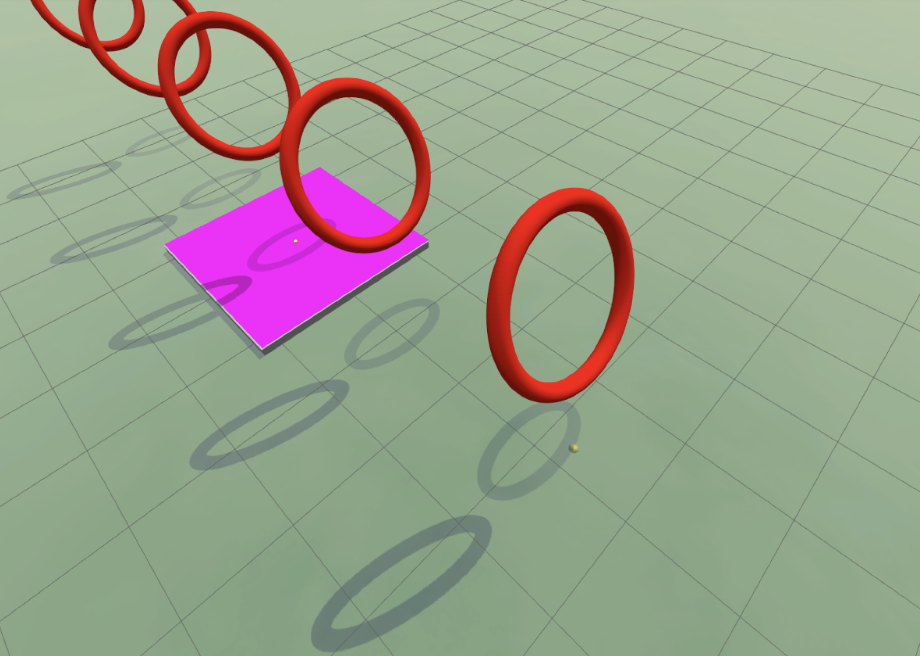
#> input picture img1.png, 920 x 656 px
$ python -i hoopDetectorAlgorithm.py   (imports and definitions only)
#> lines starting #> are read from the running program, lines starting #| are printed output that depends on the picture; after the words box and inside, x2 and y2 are one past the last pixel; in counts of white or black regions, pixels touching at a corner belong together
#> further down, picture is the input picture: shape (656, 920, 3); mean B, G, R 141.8, 161.1, 154
import numpy as np
import cv2
import math
from typing import Optional, Tuple, List, Dict, Any, Union
import os
from collections import deque
import random

# --- Configuration ---
RING_RAD_M_DEFAULT = 0.9144 / 2.0  # Basketball hoop radius
BASE_W, BASE_H = 960, 540
HFOV_DEG_DEFAULT = 78.0
TEMPORAL_MAX_DIST = 150.0

# --- RELAXED Detection Parameters for Debugging ---
MIN_CONTOUR_POINTS = 30  # Reduced from 50
MIN_CONTOUR_AREA = 25    # Reduced from 100
MIN_AXIS_LENGTH = 5      # Reduced from 10
MAX_AXIS_LENGTH = 1500   # Add upper bound
ELLIPSE_FIT_ERROR_THRESHOLD = 10.0  # DECREASED from 5.0 for stricter validation (as requested)
RANSAC_ITERATIONS = 300  # INCREASED from 50 to check more combinations (as requested)
RANSAC_MIN_POINTS = 5    # Reduced
RANSAC_SAMPLE_POINTS = 10
RANSAC_INLIER_THRESHOLD = 7.0  # Increased tolerance

# --- State Class for Temporal Tracking ---
class HoopTrackerState:
    """Stores the last known state of the tracked hoop."""
    # [49 lines left out: functions __init__, update, predict_next_position, mark_lost, get_default_K, not called in this run]

# --- Simple Ellipse Fitting with Validation ---
def fit_ellipse_with_validation(points):
    """
    Try multiple ellipse fitting methods and return the best one.
    """
    if len(points) < 5:
        return None, float('inf'), "too_few_points"

    best_ellipse = None
    best_error = float('inf')
    best_method = None

    # Method 1: Standard fitEllipse
    try:
        ellipse = cv2.fitEllipse(points)
        error = calculate_ellipse_error_simple(points, ellipse)
        if error < best_error:
            best_error = error
            best_ellipse = ellipse
            best_method = "fitEllipse"
    except:
        pass

    # Method 2: fitEllipseAMS (more robust)
    try:
        ellipse = cv2.fitEllipseAMS(points)
        error = calculate_ellipse_error_simple(points, ellipse)
        if error < best_error:
            best_error = error
            best_ellipse = ellipse
            best_method = "fitEllipseAMS"
    except:
        pass

    # Method 3: fitEllipseDirect (least squares)
    try:
        ellipse = cv2.fitEllipseDirect(points)
        error = calculate_ellipse_error_simple(points, ellipse)
        if error < best_error:
            best_error = error
            best_ellipse = ellipse
            best_method = "fitEllipseDirect"
    except:
        pass

    return best_ellipse, best_error, best_method

def calculate_ellipse_error_simple(points, ellipse):
    """Simplified error calculation."""
    (cx, cy), (MA, ma), angle = ellipse

    # Basic validation
    if MA < 1e-6 or ma < 1e-6:
        return float('inf')

    # Sample some points on the ellipse and find nearest distances
    num_samples = min(36, len(points))
    angles = np.linspace(0, 2*np.pi, num_samples)

    # Generate ellipse points
    a, b = MA/2, ma/2
    ellipse_points = []
    angle_rad = np.radians(angle)
    cos_a, sin_a = np.cos(angle_rad), np.sin(angle_rad)

    for theta in angles:
        x = a * np.cos(theta)
        y = b * np.sin(theta)
        # Rotate
        x_rot = x * cos_a - y * sin_a + cx
        y_rot = x * sin_a + y * cos_a + cy
        ellipse_points.append([x_rot, y_rot])

    ellipse_points = np.array(ellipse_points)

    # For each contour point, find distance to nearest ellipse point
    total_error = 0
    for pt in points:
        distances = np.linalg.norm(ellipse_points - pt, axis=1)
        total_error += np.min(distances)

    return total_error / len(points)

# --- SIMPLIFIED Detection using Saturation Channel ---
def detect_ellipses_fast_tuned(frame_bgr, debug=False) -> Tuple[List, Dict[str, np.ndarray]]:
    """
    Simplified detection focusing on saturation channel with better debugging.
    """
#> called with debug = False
    hsv = cv2.cvtColor(frame_bgr, cv2.COLOR_BGR2HSV)
#> hsv: shape (656, 920, 3); mean H, S, V 54.6, 56, 174.3
    S = hsv[:,:,1]
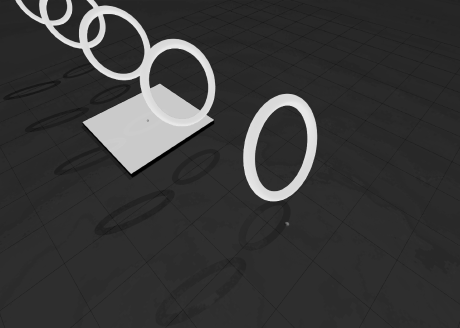
#> S: shape (656, 920) (shown at 1/2 size); min 0, max 234, mean 56

    # Visualization of saturation
    S_vis = cv2.cvtColor(S, cv2.COLOR_GRAY2BGR)
    S_vis = cv2.convertScaleAbs(S_vis, alpha=255.0/np.max(S)) if np.max(S) > 0 else S_vis

    # Binary threshold
    _, mask = cv2.threshold(S, 0, 255, cv2.THRESH_BINARY + cv2.THRESH_OTSU)
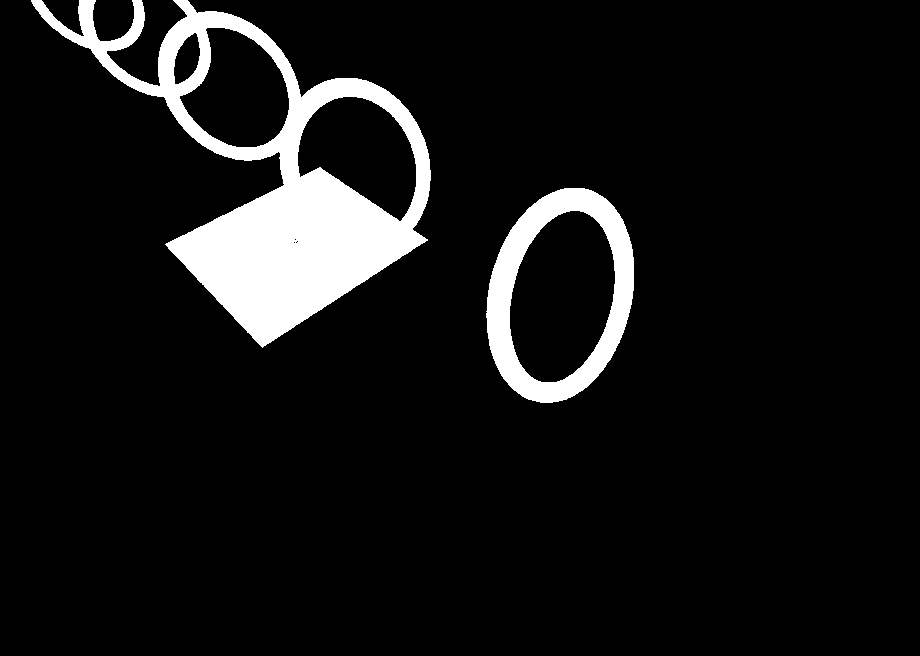
#> mask: shape (656, 920); 8.2% white; 2 white regions, box (x1, y1, x2, y2) and area: (31, 0, 431, 348) 38499, (486, 188, 634, 403) 11037

    # Morphological operations
    k = cv2.getStructuringElement(cv2.MORPH_ELLIPSE, (5,5))
    mask_closed = cv2.morphologyEx(mask, cv2.MORPH_CLOSE, k, iterations=2)
#> mask_closed: shape (656, 920); 8.2% white; 2 white regions, box (x1, y1, x2, y2) and area: (31, 0, 431, 348) 38704, (486, 188, 634, 403) 11042

    # Create rim band (gradient)
    k_grad = cv2.getStructuringElement(cv2.MORPH_ELLIPSE, (3,3))
    band = cv2.morphologyEx(mask_closed, cv2.MORPH_GRADIENT, k_grad)
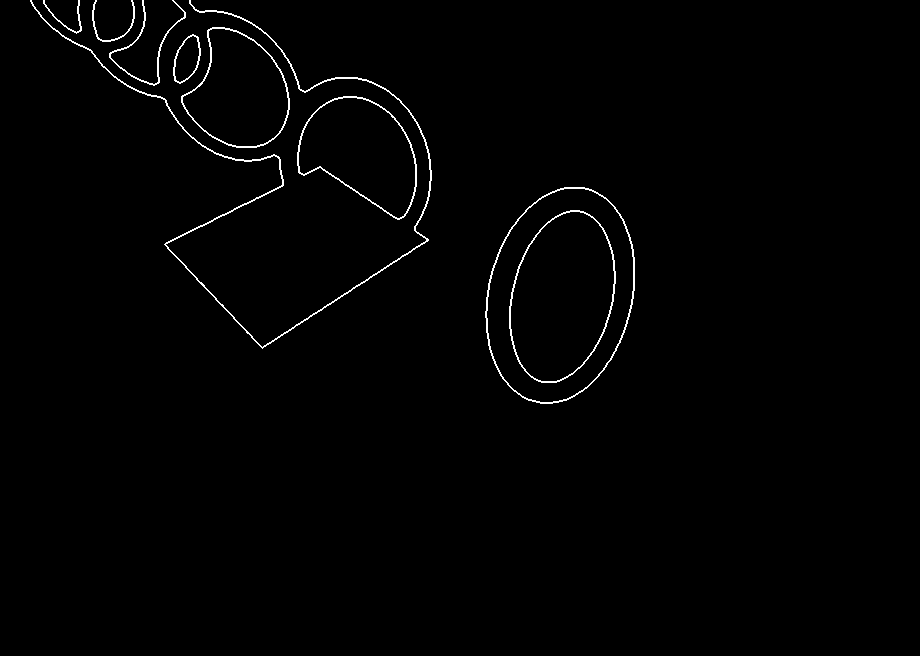
#> band: shape (656, 920); 1% white in thin lines or dots, all inside (x1, y1, x2, y2) = (30, 0, 635, 404)

    # Find contours
    contours, _ = cv2.findContours(band, cv2.RETR_EXTERNAL, cv2.CHAIN_APPROX_NONE)
#> contours = 8 contours; box (x1, y1, x2, y2) and area: (485, 187, 635, 404) 24890, (297, 96, 417, 220) 9530, (181, 27, 290, 148) 8744, (30, 0, 432, 349) 1072, (173, 34, 201, 84) 904, (109, 0, 186, 86) 206, (92, 0, 135, 42) 100, (43, 0, 82, 34) 74

    # Debug: visualize all contours found
    contour_debug = frame_bgr.copy()
    cv2.drawContours(contour_debug, contours, -1, (255, 255, 0), 1)
    cv2.putText(contour_debug, f"Found {len(contours)} contours", (10, 30),
                cv2.FONT_HERSHEY_SIMPLEX, 0.6, (255, 255, 0), 2)
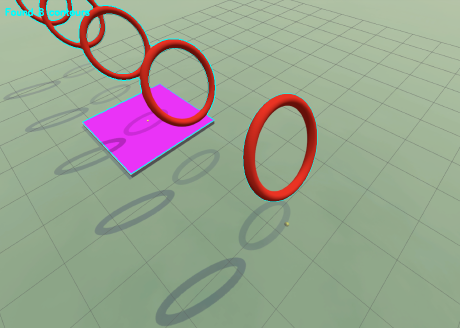
#> contour_debug: shape (656, 920, 3) (shown at 1/2 size); mean B, G, R 143, 162.4, 152.5

    # Visualize sampled points
    sampled_points_vis = frame_bgr.copy()

    ellipses = []
    overlay_candidates = frame_bgr.copy()

    rejection_reasons = {
        'too_small': 0,
        'too_few_points': 0,
        'fit_failed': 0,
        'bad_axes': 0,
        'high_error': 0,
        'accepted': 0
    }

    for idx, c in enumerate(contours):
        area = cv2.contourArea(c)

        # Very relaxed filtering for debugging
        if len(c) < MIN_CONTOUR_POINTS:
            rejection_reasons['too_few_points'] += 1
            continue

        if area < MIN_CONTOUR_AREA:
            rejection_reasons['too_small'] += 1
            continue

        # Convert contour to points
        points = c.squeeze()
        if points.ndim != 2:
            rejection_reasons['fit_failed'] += 1
            continue

        # Sample points from contour for visualization
        num_samples = min(20, len(points))
        sample_indices = np.linspace(0, len(points)-1, num_samples, dtype=int)
        sampled = points[sample_indices]

        # Draw sampled points
        for pt in sampled:
            cv2.circle(sampled_points_vis, tuple(pt), 3, (0, 255, 0), -1)

        # Try to fit ellipse
        ellipse, error, method = fit_ellipse_with_validation(points)

        if ellipse is None:
            rejection_reasons['fit_failed'] += 1
            # Draw failed contour in red
            cv2.drawContours(overlay_candidates, [c], -1, (0, 0, 255), 1)
            continue

        (cx, cy), (MA, ma), ang = ellipse

        # Check axes
        if MA < MIN_AXIS_LENGTH or ma < MIN_AXIS_LENGTH:
            rejection_reasons['bad_axes'] += 1
            # Draw in orange
            cv2.ellipse(overlay_candidates, ellipse, (0, 128, 255), 1, cv2.LINE_AA)
            continue

        if MA > MAX_AXIS_LENGTH or ma > MAX_AXIS_LENGTH:
            rejection_reasons['bad_axes'] += 1
            continue


        # # ------------------------------------------------------------------
        # # VITAL CHANGE: Relaxing the strict MA > ma filter for robustness
        # # ------------------------------------------------------------------
        # # if MA <= ma:  # Major axis should be larger (Original strict filter)
        # #     rejection_reasons['bad_axes'] += 1
        # #     continue

        # # New: Only reject if the fit is numerically an inverse ellipse (which should not happen)
        # # or if MA is only marginally larger than ma, allowing for near-circles due to viewing angle/noise
        # if MA < ma * 0.99: # E.g., Major axis must be at least 5% larger than Minor axis
        #    rejection_reasons['bad_axes'] += 1
        #    continue
        # # If you still have issues, you could comment out the entire MA <= ma section.
        # # ------------------------------------------------------------------


        # Check error
        if error > ELLIPSE_FIT_ERROR_THRESHOLD:
            rejection_reasons['high_error'] += 1
            # Draw in yellow
            cv2.ellipse(overlay_candidates, ellipse, (0, 255, 255), 1, cv2.LINE_AA)
            cv2.putText(overlay_candidates, f"e={error:.1f}", (int(cx-20), int(cy)),
                       cv2.FONT_HERSHEY_SIMPLEX, 0.3, (0, 255, 255), 1)
            continue

        # Accepted!
        rejection_reasons['accepted'] += 1
        ellipses.append(ellipse)

        # Draw accepted ellipse in green
        cv2.ellipse(overlay_candidates, ellipse, (0, 255, 0), 2, cv2.LINE_AA)
        cv2.putText(overlay_candidates, f"{method}:{error:.1f}", (int(cx-20), int(cy)),
                   cv2.FONT_HERSHEY_SIMPLEX, 0.4, (0, 255, 0), 1)

        # Draw the sampled points that were accepted
        for pt in sampled:
            cv2.circle(sampled_points_vis, tuple(pt), 4, (0, 0, 255), -1)
#> this loop made 8 passes
#> (area, best_error in fit_ellipse_with_validation) on passes 1 to 7: (24890, 4.25), (9529.5, 6.37), (904.5, 1.07), (8743.5, 5.45), (205.5, 7.26), (99.5, 1.45), (73.5, 1.91)
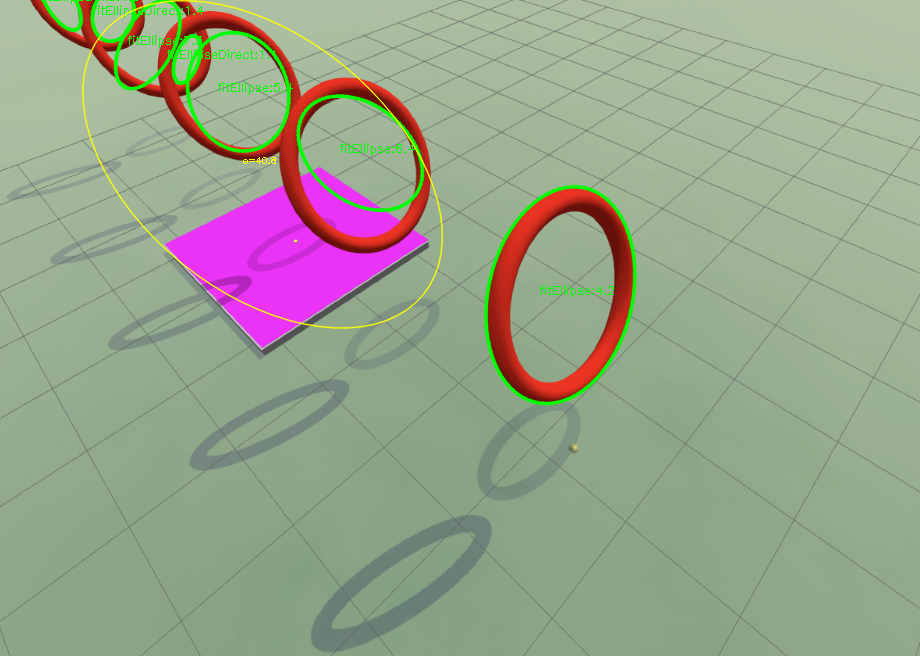
#> overlay_candidates: shape (656, 920, 3); 2.12% of pixels changed, all inside (x1, y1, x2, y2) = (41, 0, 638, 406)
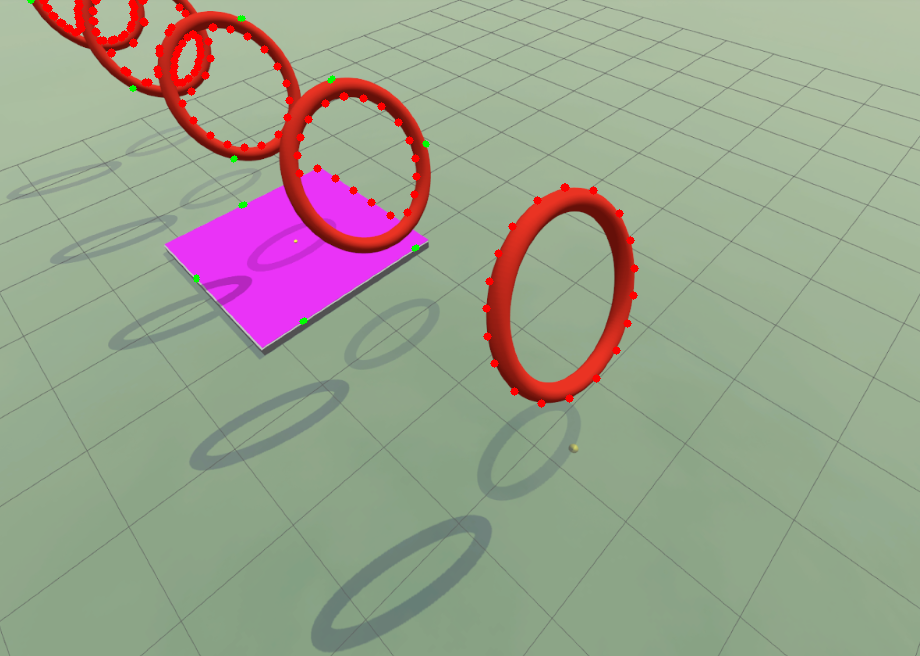
#> sampled_points_vis: shape (656, 920, 3); 1% of pixels changed, all inside (x1, y1, x2, y2) = (27, 0, 639, 408)
#> after the loop, ellipses = 7 items; rejection_reasons = {'too_small': 0, 'too_few_points': 0, 'fit_failed': 0, 'bad_axes': 0, 'high_error': 1, 'accepted': 7}

    # Add rejection stats to overlay
    y_pos = 60
    for reason, count in rejection_reasons.items():
        text = f"{reason}: {count}"
        cv2.putText(overlay_candidates, text, (10, y_pos),
                   cv2.FONT_HERSHEY_SIMPLEX, 0.5, (255, 255, 255), 1)
        y_pos += 20
#> this loop made 6 passes
#> (reason, count, text, y_pos) on passes 1 to 6: ('too_small', 0, 'too_small: 0', 80), ('too_few_points', 0, 'too_few_points: 0', 100), ('fit_failed', 0, 'fit_failed: 0', 120), ('bad_axes', 0, 'bad_axes: 0', 140), ('high_error', 1, 'high_error: 1', 160), ('accepted', 7, 'accepted: 7', 180)
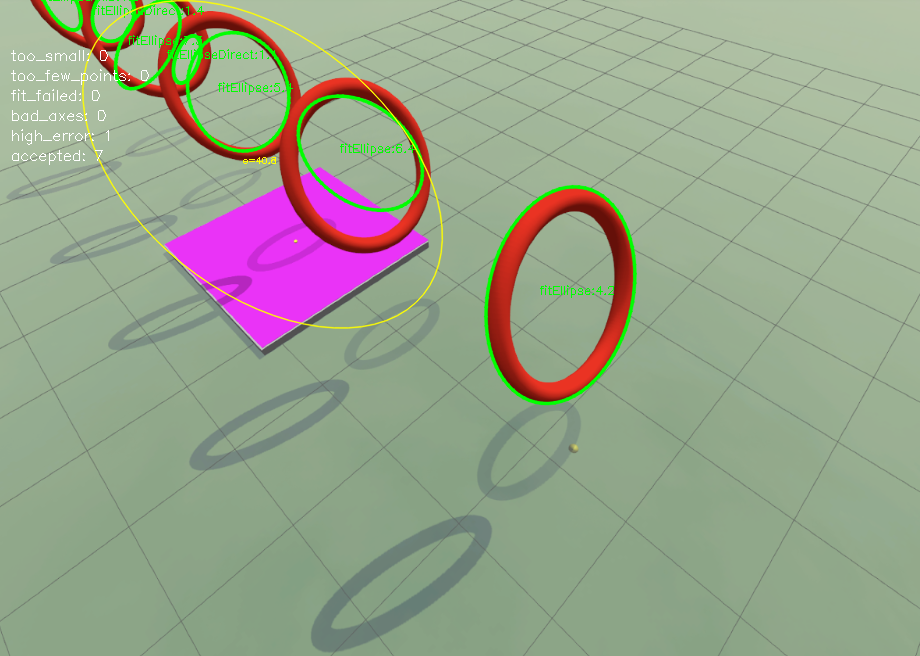
#> overlay_candidates: shape (656, 920, 3); 0.21% of pixels changed, all inside (x1, y1, x2, y2) = (11, 50, 149, 165)
#> after the loop, y_pos = 180

    intermediate_frames = {
        '01_Saturation_Channel': S_vis,
        '02_Binary_Mask': cv2.cvtColor(mask_closed, cv2.COLOR_GRAY2BGR),
        '03_Rim_Band': cv2.cvtColor(band, cv2.COLOR_GRAY2BGR),
        '04_Ellipse_Candidates': overlay_candidates,
        '05_All_Contours': contour_debug,
        '06_Sampled_Points': sampled_points_vis
    }

    return ellipses, intermediate_frames

# --- PnP with Multiple Sizes ---
# [105 lines left out: functions solve_ellipse_pnp_approx, find_nearest_hoop_pose, draw_hoop_pose_overlay, not called in this run]

>>> import cv2
>>> picture = cv2.imread('img1.png')
>>> result = detect_ellipses_fast_tuned(picture)
